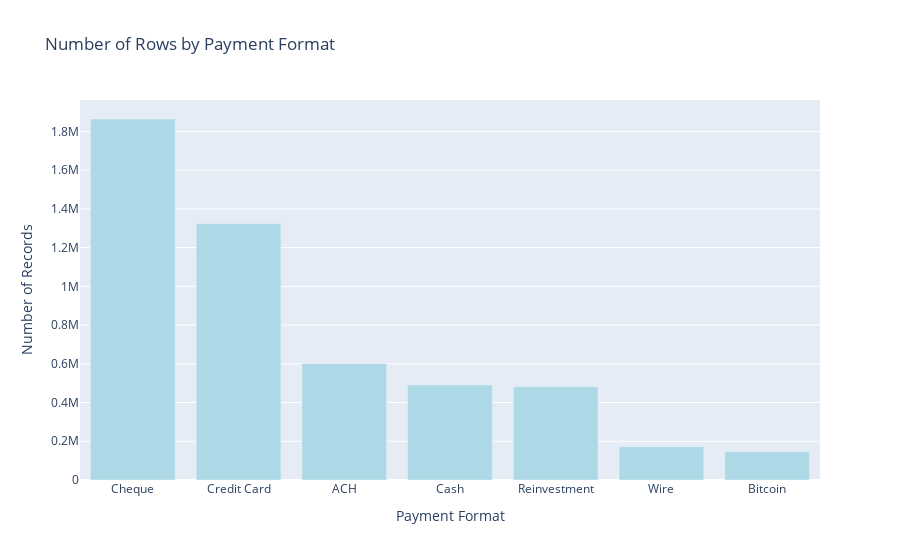

Notebook source saved alongside this figure:
### Code cell
payment_format_counts = df['Payment Format'].value_counts().reset_index()

payment_format_counts.columns = ['Payment Format', 'Number of Rows']

# Plotting the bar chart using Plotly
fig = px.bar(payment_format_counts, 
             x='Payment Format', 
             y='Number of Rows', 
             title='Number of Rows by Payment Format',
             labels={'Number of Rows': 'Number of Records', 'Payment Format': 'Payment Format'},
             color_discrete_sequence=['lightblue'])

fig.show()

### Figure 1 — Plotly figure (JSON) as saved in the notebook; plotly's stock layout.template omitted (floating-point values rounded to 4 significant figures)
{"data": [{"alignmentgroup": "True", "hovertemplate": "Payment Format=%{x}<br>Number of Records=%{y}<extra></extra>", "legendgroup": "", "marker": {"color": "lightblue", "pattern": {"shape": ""}}, "name": "", "offsetgroup": "", "orientation": "v", "showlegend": false, "textposition": "auto", "type": "bar", "x": ["Cheque", "Credit Card", "ACH", "Cash", "Reinvestment", "Wire", "Bitcoin"], "xaxis": "x", "y": [1864331, 1323324, 600797, 490891, 481056, 171855, 146091], "yaxis": "y"}], "layout": {"barmode": "relative", "legend": {"tracegroupgap": 0}, "title": {"text": "Number of Rows by Payment Format"}, "xaxis": {"anchor": "y", "domain": [0, 1], "title": {"text": "Payment Format"}}, "yaxis": {"anchor": "x", "domain": [0, 1], "title": {"text": "Number of Records"}}}}
